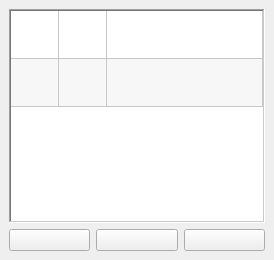
<?xml version="1.0" encoding="UTF-8"?>
<ui version="4.0">
 <class>LayerPanel</class>
 <widget class="QDockWidget" name="LayerPanel">
  <property name="geometry">
   <rect>
    <x>0</x>
    <y>0</y>
    <width>274</width>
    <height>260</height>
   </rect>
  </property>
  <property name="minimumSize">
   <size>
    <width>206</width>
    <height>176</height>
   </size>
  </property>
  <property name="features">
   <set>QDockWidget::DockWidgetFeature::DockWidgetFloatable|QDockWidget::DockWidgetFeature::DockWidgetMovable</set>
  </property>
  <property name="windowTitle">
   <string>Layers</string>
  </property>
  <widget class="QWidget" name="dockWidgetContents">
   <layout class="QGridLayout" name="gridLayout">
    <item row="1" column="0">
     <widget class="QPushButton" name="btnNew">
      <property name="toolTip">
       <string>Insert new layer</string>
      </property>
      <property name="text">
       <string/>
      </property>
      <property name="icon">
       <iconset theme="QIcon::ThemeIcon::ListAdd"/>
      </property>
     </widget>
    </item>
    <item row="1" column="1">
     <widget class="QPushButton" name="btnDelete">
      <property name="toolTip">
       <string>Remove layer</string>
      </property>
      <property name="text">
       <string/>
      </property>
      <property name="icon">
       <iconset theme="QIcon::ThemeIcon::ListRemove"/>
      </property>
     </widget>
    </item>
    <item row="1" column="2">
     <widget class="QPushButton" name="btnMergeDown">
      <property name="toolTip">
       <string>Merge layer with the one below</string>
      </property>
      <property name="text">
       <string/>
      </property>
      <property name="icon">
       <iconset theme="go-bottom"/>
      </property>
     </widget>
    </item>
    <item row="0" column="0" colspan="3">
     <widget class="LayerTable" name="lstLayers">
      <property name="frameShape">
       <enum>QFrame::Shape::WinPanel</enum>
      </property>
      <property name="horizontalScrollBarPolicy">
       <enum>Qt::ScrollBarPolicy::ScrollBarAlwaysOff</enum>
      </property>
      <property name="editTriggers">
       <set>QAbstractItemView::EditTrigger::NoEditTriggers</set>
      </property>
      <property name="dragEnabled">
       <bool>true</bool>
      </property>
      <property name="dragDropMode">
       <enum>QAbstractItemView::DragDropMode::InternalMove</enum>
      </property>
      <property name="defaultDropAction">
       <enum>Qt::DropAction::MoveAction</enum>
      </property>
      <property name="alternatingRowColors">
       <bool>true</bool>
      </property>
      <property name="selectionMode">
       <enum>QAbstractItemView::SelectionMode::SingleSelection</enum>
      </property>
      <property name="selectionBehavior">
       <enum>QAbstractItemView::SelectionBehavior::SelectRows</enum>
      </property>
      <property name="iconSize">
       <size>
        <width>48</width>
        <height>48</height>
       </size>
      </property>
      <property name="rowCount">
       <number>2</number>
      </property>
      <property name="supportedDragActions">
       <set>Qt::DropAction::MoveAction</set>
      </property>
      <attribute name="horizontalHeaderVisible">
       <bool>false</bool>
      </attribute>
      <attribute name="horizontalHeaderMinimumSectionSize">
       <number>48</number>
      </attribute>
      <attribute name="horizontalHeaderDefaultSectionSize">
       <number>48</number>
      </attribute>
      <attribute name="horizontalHeaderStretchLastSection">
       <bool>true</bool>
      </attribute>
      <attribute name="verticalHeaderVisible">
       <bool>false</bool>
      </attribute>
      <attribute name="verticalHeaderMinimumSectionSize">
       <number>48</number>
      </attribute>
      <attribute name="verticalHeaderDefaultSectionSize">
       <number>48</number>
      </attribute>
      <row/>
      <row/>
      <column>
       <property name="text">
        <string>Visible</string>
       </property>
      </column>
      <column>
       <property name="text">
        <string>Preview</string>
       </property>
      </column>
      <column>
       <property name="text">
        <string>Name</string>
       </property>
      </column>
     </widget>
    </item>
   </layout>
  </widget>
 </widget>
 <customwidgets>
  <customwidget>
   <class>LayerTable</class>
   <extends>QTableWidget</extends>
   <header>layer_panel.h</header>
  </customwidget>
 </customwidgets>
 <resources/>
 <connections/>
</ui>
